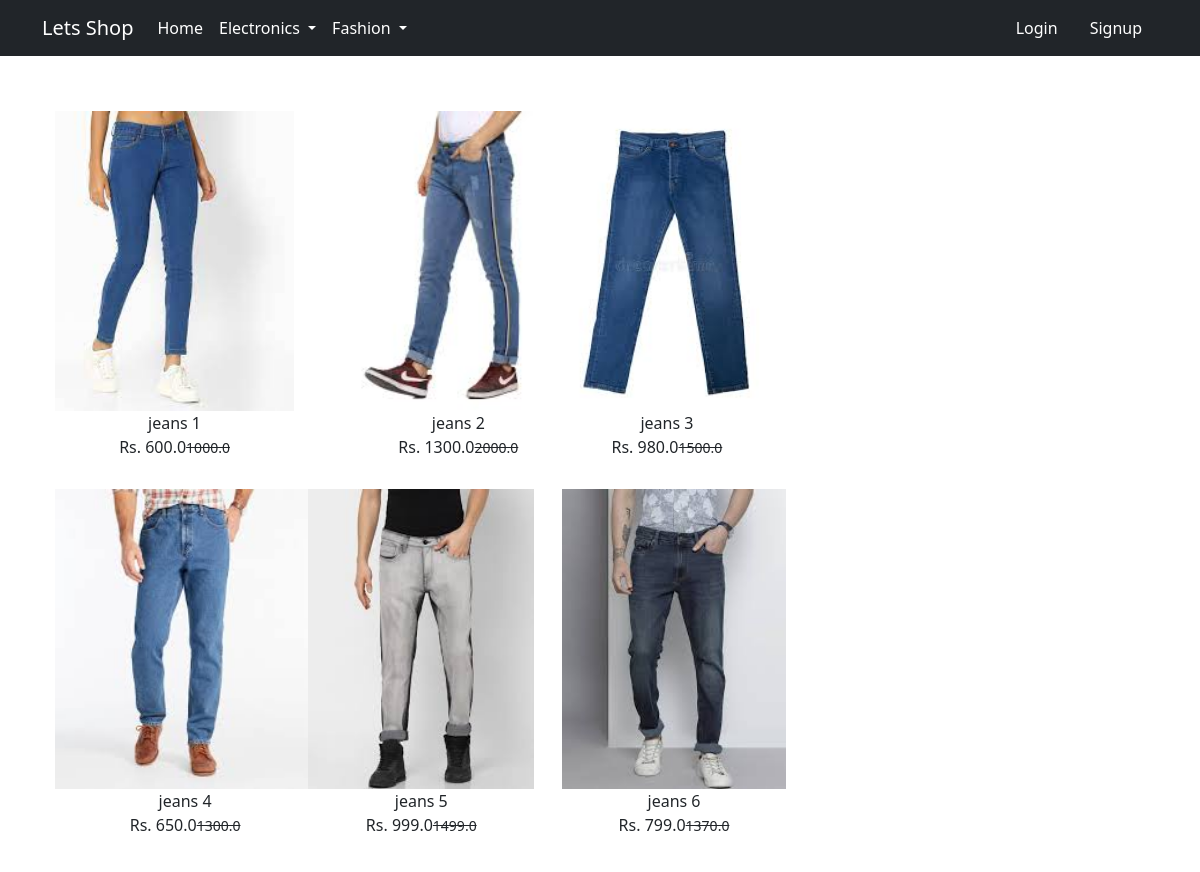
Page /bottom-wear on the committed database.
### web/models.py (models this page shows, shortened)
class Product(models.Model):
    tittle = models.CharField(max_length=150)
    selling_price =  models.FloatField()
    discounted_price = models.FloatField()
    description = models.TextField()
    brand = models.CharField(max_length=100)
    category = models.CharField(choices=CATEGORY_CHOICES, max_length=2)
    product_image = models.ImageField(upload_to='productimage')

### web/views.py (the view)
# urls.py: path('bottom-wear', views.bottomwear, name='bottom-wear'),
def bottomwear(request):
    bottomwear = Product.objects.filter(category='BW')
    return render(request,'bottomwear.html',{'bottomwear':bottomwear})

### web/templates/bottomwear.html (shortened to what this page needs)
{% extends 'base.html' %}
{% load static %}
{% block main-content %}
<div class="container my-5">
 <div class="row">
  <div class="col-sm-8 ">
   <div class="row">
    {% for product in bottomwear %}
    <div class="col-sm-4 text-center mb-3">
        <a href="{% url 'product_detail' product.id %}" class='btn'>
            <div class="item">
                <img src="{{product.product_image.url}}" alt="" height="300">
                <div class="fm-bold">
                    {{product.tittle}}
                </div>
                <div class="fm-bold">Rs. {{product.discounted_price}}<small class="fm-light text-decoration-line-through">{{product.selling_price}}</small></div>
            </div>
        </a>
    </div>
    {% endfor %}
   </div>
  </div>
 </div>
</div>
{% endblock main-content %}

### rows in the picture
Product: product_image (picture), tittle "jeans 1", discounted_price "600.0", selling_price "1000.0"
Product: product_image (picture), tittle "jeans 2", discounted_price "1300.0", selling_price "2000.0"
Product: product_image (picture), tittle "jeans 3", discounted_price "980.0", selling_price "1500.0"
Product: product_image (picture), tittle "jeans 4", discounted_price "650.0", selling_price "1300.0"
Product: product_image (picture), tittle "jeans 5", discounted_price "999.0", selling_price "1499.0"
Product: product_image (picture), tittle "jeans 6", discounted_price "799.0", selling_price "1370.0"
